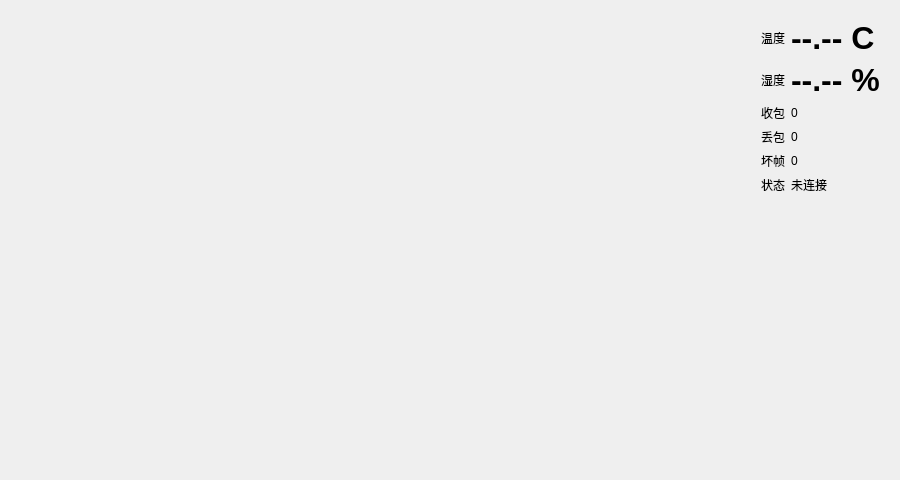
<?xml version="1.0" encoding="UTF-8"?>
<ui version="4.0">
 <class>Widget</class>
 <widget class="QWidget" name="Widget">
  <property name="geometry">
   <rect>
    <x>0</x>
    <y>0</y>
    <width>900</width>
    <height>480</height>
   </rect>
  </property>
  <property name="windowTitle">
   <string>PJ1 温湿度上位机</string>
  </property>
  <layout class="QHBoxLayout" name="mainLayout">
   <item>
    <widget class="QWidget" name="chartBox" native="true">
     <property name="sizePolicy">
      <sizepolicy hsizetype="Expanding" vsizetype="Expanding">
       <horstretch>1</horstretch>
       <verstretch>0</verstretch>
      </sizepolicy>
     </property>
    </widget>
   </item>
   <item>
    <widget class="QWidget" name="infoPanel" native="true">
     <property name="sizePolicy">
      <sizepolicy hsizetype="Preferred" vsizetype="Preferred">
       <horstretch>0</horstretch>
       <verstretch>0</verstretch>
      </sizepolicy>
     </property>
     <layout class="QGridLayout" name="gridLayout">
      <item row="6" column="0" colspan="2">
       <spacer name="verticalSpacer">
        <property name="orientation">
         <enum>Qt::Orientation::Vertical</enum>
        </property>
        <property name="sizeHint" stdset="0">
         <size>
          <width>20</width>
          <height>40</height>
         </size>
        </property>
       </spacer>
      </item>
      <item row="3" column="0">
       <widget class="QLabel" name="labelLostCap">
        <property name="text">
         <string>丢包</string>
        </property>
       </widget>
      </item>
      <item row="0" column="0">
       <widget class="QLabel" name="labelTempCap">
        <property name="text">
         <string>温度</string>
        </property>
       </widget>
      </item>
      <item row="4" column="1">
       <widget class="QLabel" name="lblBad">
        <property name="text">
         <string>0</string>
        </property>
       </widget>
      </item>
      <item row="2" column="1">
       <widget class="QLabel" name="lblRx">
        <property name="text">
         <string>0</string>
        </property>
       </widget>
      </item>
      <item row="1" column="1">
       <widget class="QLabel" name="lblHumi">
        <property name="font">
         <font>
          <pointsize>24</pointsize>
          <bold>true</bold>
         </font>
        </property>
        <property name="text">
         <string>--.-- %</string>
        </property>
       </widget>
      </item>
      <item row="1" column="0">
       <widget class="QLabel" name="labelHumiCap">
        <property name="text">
         <string>湿度</string>
        </property>
       </widget>
      </item>
      <item row="0" column="1">
       <widget class="QLabel" name="lblTemp">
        <property name="font">
         <font>
          <pointsize>24</pointsize>
          <bold>true</bold>
         </font>
        </property>
        <property name="text">
         <string>--.-- C</string>
        </property>
       </widget>
      </item>
      <item row="2" column="0">
       <widget class="QLabel" name="labelRxCap">
        <property name="text">
         <string>收包</string>
        </property>
       </widget>
      </item>
      <item row="3" column="1">
       <widget class="QLabel" name="lblLost">
        <property name="text">
         <string>0</string>
        </property>
       </widget>
      </item>
      <item row="4" column="0">
       <widget class="QLabel" name="labelBadCap">
        <property name="text">
         <string>坏帧</string>
        </property>
       </widget>
      </item>
      <item row="5" column="0">
       <widget class="QLabel" name="labelConnStatus">
        <property name="text">
         <string>状态</string>
        </property>
       </widget>
      </item>
      <item row="5" column="1">
       <widget class="QLabel" name="lblConnST">
        <property name="text">
         <string>未连接</string>
        </property>
       </widget>
      </item>
     </layout>
    </widget>
   </item>
  </layout>
 </widget>
 <resources/>
 <connections/>
</ui>
